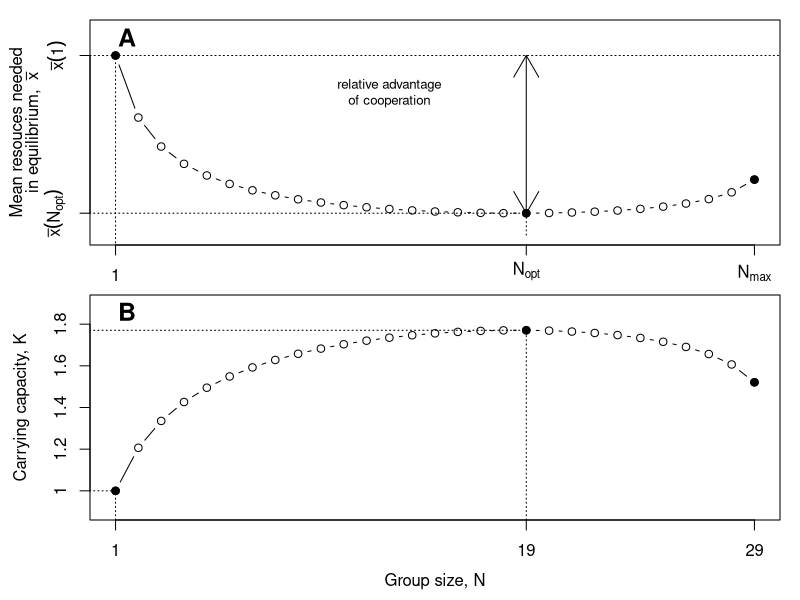

This figure's R source:
# Fig. 3
# script by Achim Poethke, Oliver Mitesser, Emanuel Fronhofer

########################################################################
# Copyright (C) 2018  Hans Joachim Poethke, Oliver Mitesser and Emanuel A. Fronhofer
# 
# This program is free software: you can redistribute it and/or modify
# it under the terms of the GNU General Public License as published by
# the Free Software Foundation, either version 3 of the License, or
# (at your option) any later version.
# 
# This program is distributed in the hope that it will be useful,
# but WITHOUT ANY WARRANTY; without even the implied warranty of
# MERCHANTABILITY or FITNESS FOR A PARTICULAR PURPOSE.  See the
# GNU General Public License for more details.
# 
# You should have received a copy of the GNU General Public License
# along with this program.  If not, see <http://www.gnu.org/licenses/>.

########################################################################

paras=matrix(c(rep(3,9),rep(0.1,9),rep(4,9)),ncol=3,nrow=9)
paras[1,1]=1;paras[3,1]=5;
paras[4,2]=0.02;paras[6,2]=0.2;
paras[7,3]=2;paras[9,3]=8;
nparas=length(paras[,1])


# fertility function (can be used for vector arguments)
# parameters are global variables
# parameter transformation below
fert <- function(x) {Fmax*(1-exp(-(x/(Fmax*c0))^2))}

# mortality function (can be used for vector arguments)
mort <- function (x) 
{
  subfkt <- function (x)
  {
    if (x < oM) return(1)
    if (x >= oM) return(baseM)
  }
  return(sapply(x,subfkt))
}

# calculate difference of mortality and fertility
# for DESPOTIC groups when mean resources x0 are given
# later: find x0 such that diff = 0!
DESPdiff=function(x0){
  
  # calculate mean number of items (for a single individual)
  k=x0/theta
  
  # calculate gamma distribution of per capita amount of resources
  # IntBer: integration interval (has to start with value 0)
  dg=dgamma(IntBer,shape=N*k, scale = theta/N)
  dg[1]=0
  
  # check distribution
  # e.g. if integration interval is suitable
  if (sum(dg)<0.95) print("gamma problem DESP")
  dg=dg/sum(dg)
  
  # calculate mortality integral
  mu=(sum(dg[IntBer < oM])+baseM*sum(dg[IntBer >= oM]))*dx
  
  # remaining resources for reproduction
  xr=N*(IntBer[IntBer >= oM]-oM)
  
  # calculate fertility integral
  phi=dx*sum(dg[IntBer >= oM]*fert(xr))/N
  
  # return difference
  mu-phi
  
}

# calculate difference of mortality and fertility
# for EGALITERIAN groups when mean resources x0 are given
# later: find x0 such that diff = 0!
EGALdiff=function(x0){
  
  # calculate mean number of items (for a single individual)
  k=x0/theta
  
  # calculate gamma distribution of per capita amount of resources
  # IntBer: integration interval (has to start with value 0)
  dg=dgamma(IntBer,shape=N*k, scale = theta/N)
  dg[1]=0
  
  # check distribution
  if (dx*sum(dg)<0.95) print("gamma problem EGAL")
  dg=dg/sum(dg)
  
  # mortality
  mu=(sum(dg[IntBer < oM])+baseM*sum(dg[IntBer >= oM]))*dx
  
  # remaining resources for reproduction (per individual)
  xr=(IntBer[IntBer >= oM]-oM)	
  
  # fertility
  phi=sum(dg[IntBer >= oM]*fert(xr))*dx
  
  mu-phi
}


###############################################################
#### main programm
###############################################################

# item size
theta=5

# fertility function
# constant parameters
# sF = 0.5
# oF = 8

# mortality function
# constant parameter
oM = 1

# initialize lists to collect results
# DESPres/EGALres: resource means for a sequence of group sizes N
DESPres=list()
EGALres=list()

# initialize case counter
i0=0

# discretization
dx=0.01

# start loop over parameters
#for (Fmax in Fmaxvec){
#  for (baseM in baseMvec){
iz=5

Fmax=paras[iz,1]
baseM=paras[iz,2]
c0=paras[iz,3]

# screen output
print(c(Fmax, baseM))

# increase case counter
i0=i0+1

# transform parameters for fertility function
#cF = Fmax
#aF = -4 * sF/cF
#bF = -aF * oF

# Nmax for despotic groups
Nmax <- ceiling(Fmax/baseM)-1

# group sizes vector
N_s <- c(1:Nmax)

# Nmax for egaliterian groups
N2max=250

#################################
# find mean required amount fo resources 
# for despotic groups
# integration interval - could be smaller
IntBer <- seq(0.0,50,dx)

# collect mean resource values for specific Fmax and baseM
xvec=c()

# collect residual of optimization
rst=c()

for (N in 1:Nmax){
  
  #z=optimize(f=diff,lower=min(IntBer), upper=max(IntBer))
  z=uniroot(f=DESPdiff,lower=0.5, upper=5)
  xvec=c(xvec,z$root)
  #print(z)
  rst=c(rst,z$f.root)
  
  #xvec=c(xvec,z$minimum)
  #rst=c(rst,z$objective)
  
  # end of N loop
} 


#################################
# find mean required amount of resources 
# for egaliterian groups

# collect mean resource values for specific Fmax and baseM
xvec2=c()

# collect residual of optimization
rst2=c()

# integration interval - could be smaller
dx=0.002
IntBer <- seq(0.0,50,dx)

for (N in 1:N2max){
  
  #z=optimize(f=diff,lower=min(IntBer), upper=max(IntBer))
  z2=uniroot(f=EGALdiff,lower=0.5, upper=5)
  #z=optimize(f=diff)
  xvec2=c(xvec2,z2$root)
  #print(z2)
  rst2=c(rst2,z2$f.root)
  
  #xvec=c(xvec,z$minimum)
  #rst=c(rst,z$objective)
  
  # end of N loop
}

# store results  
DESPres[[i0]]=xvec
EGALres[[i0]]=xvec2


yval=DESPres[[1]]


###############################################
###############################################
###############################################
###############################################

x11(width=4.5,height=7)
par(mfrow=c(2,1),mar=c(2.5,4.5,0,0),oma=c(1.5,0,1,1))

qq=yval/yval[1]

ymin=min(qq)
xmin=which.min(qq)
Nmax=length(qq)

plot(qq,xaxt="n",yaxt="n",bty="o",xlab="",ylim=c(0.5,1.075),ylab="",type="b")
mtext(side=2,at=(1.075-0.5)/2+0.5, line=3.2,"Mean resouces needed")
mtext(side=2,at=(1.075-0.5)/2+0.5, line=2.2,"in equilibrium, "~ bar(x))

axis(1, at=c(1,xmin,Nmax),labels=c("1",expression(N[opt]),expression(N[max])))
axis(2, at=c(ymin, 1),labels=c(expression(bar(x)(N[opt])),expression(bar(x)(1))))

points(xmin,ymin,pch=19) 
lines(c(-10,xmin),c(ymin,ymin),lty=3)
points(1,1,pch=19) 
points(Nmax,qq[Nmax],pch=19) 
#lines(c(xmin,xmin),c(ymin,1))
lines(c(xmin,xmin),c(ymin,0.5),lty=3)
arrows(xmin, ymin, xmin, 1, code=3)
abline(h=1,lty=3)
text(13,0.9,"relative advantage\nof cooperation",cex=0.8)

lines(c(1,1),c(0,1),lty=3)
text(1.5,1.05,"A",cex=1.5, font=2)
#####################
#Mb2=1
#xs2=0
#Nmax2=floor((0.9999*Fmax)/Mb2)
#N2=1:Nmax2
#points(f1(N2,Fmax,n,xH,Mb,xs)/f1(1,Fmax,n,xH,Mb,xs),type="l",lty=2)

plot(1/qq,type="b",xaxt="n",yaxt="n",xlim=c(1,Nmax),ylim=c(0.9,1.9),bty="o",xlab="Group size, N",ylab="Carrying capacity, K")
axis(1, at=c(1,xmin,round(Nmax)),labels=c("1",xmin,round(Nmax)))
axis(2, at=c(1,1.2,1.4,1.6,1.8),labels=c(1,1.2,1.4,1.6,1.8))
points(xmin,1/ymin,pch=19) 
points(1,1,pch=19) 
points(Nmax,(1/qq)[Nmax],pch=19) 
lines(c(-10,xmin),c(1/ymin,1/ymin),lty=3)
lines(c(xmin, xmin),c(-10,1/ymin),lty=3)
lines(c(1,1),c(-10,1),lty=3)
lines(c(-10,1),c(1,1),lty=3)
text(1.5,1.86,"B",cex=1.5, font=2)
mtext(side=1,at=15,line=2.5,"Group size, N")
#dev.off()

#print(paste(theta,Fmax,baseM,c0))
#dev.copy2eps(file="figure_3.eps")

